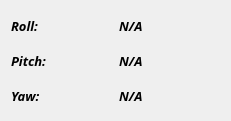
   <widget class="QWidget" name="telemetry_container_11" native="true">
    <property name="geometry">
     <rect>
      <x>520</x>
      <y>1750</y>
      <width>231</width>
      <height>121</height>
     </rect>
    </property>
    <property name="sizePolicy">
     <sizepolicy hsizetype="Expanding" vsizetype="Expanding">
      <horstretch>1</horstretch>
      <verstretch>1</verstretch>
     </sizepolicy>
    </property>
    <property name="styleSheet">
     <string notr="true"/>
    </property>
    <layout class="QGridLayout" name="gridLayout_16">
     <item row="0" column="0">
      <layout class="QVBoxLayout" name="simulation_panel_8" stretch="1">
       <property name="sizeConstraint">
        <enum>QLayout::SetMinimumSize</enum>
       </property>
       <item>
        <layout class="QHBoxLayout" name="horizontalLayout_18" stretch="0,0">
         <item>
          <layout class="QVBoxLayout" name="verticalLayout_25">
           <item>
            <widget class="QLabel" name="roll_2">
             <property name="sizePolicy">
              <sizepolicy hsizetype="Preferred" vsizetype="Preferred">
               <horstretch>0</horstretch>
               <verstretch>0</verstretch>
              </sizepolicy>
             </property>
             <property name="font">
              <font>
               <family>Sans Serif Collection</family>
               <pointsize>10</pointsize>
               <weight>75</weight>
               <italic>true</italic>
               <bold>true</bold>
              </font>
             </property>
             <property name="styleSheet">
              <string notr="true"/>
             </property>
             <property name="text">
              <string>Roll:</string>
             </property>
            </widget>
           </item>
           <item>
            <widget class="QLabel" name="mission_time_27">
             <property name="sizePolicy">
              <sizepolicy hsizetype="Preferred" vsizetype="Preferred">
               <horstretch>0</horstretch>
               <verstretch>0</verstretch>
              </sizepolicy>
             </property>
             <property name="font">
              <font>
               <family>Sans Serif Collection</family>
               <pointsize>10</pointsize>
               <weight>75</weight>
               <italic>true</italic>
               <bold>true</bold>
              </font>
             </property>
             <property name="styleSheet">
              <string notr="true"/>
             </property>
             <property name="text">
              <string>Pitch:</string>
             </property>
            </widget>
           </item>
           <item>
            <widget class="QLabel" name="mission_time_28">
             <property name="sizePolicy">
              <sizepolicy hsizetype="Preferred" vsizetype="Preferred">
               <horstretch>0</horstretch>
               <verstretch>0</verstretch>
              </sizepolicy>
             </property>
             <property name="font">
              <font>
               <family>Sans Serif Collection</family>
               <pointsize>10</pointsize>
               <weight>75</weight>
               <italic>true</italic>
               <bold>true</bold>
              </font>
             </property>
             <property name="styleSheet">
              <string notr="true"/>
             </property>
             <property name="text">
              <string>Yaw:</string>
             </property>
            </widget>
           </item>
          </layout>
         </item>
         <item>
          <layout class="QVBoxLayout" name="state_fields_8">
           <item>
            <widget class="QLabel" name="MISSION_TIME_11">
             <property name="font">
              <font>
               <family>Sans Serif Collection</family>
               <pointsize>10</pointsize>
               <weight>75</weight>
               <italic>true</italic>
               <bold>true</bold>
              </font>
             </property>
             <property name="text">
              <string>N/A</string>
             </property>
            </widget>
           </item>
           <item>
            <widget class="QLabel" name="MISSION_TIME_12">
             <property name="font">
              <font>
               <family>Sans Serif Collection</family>
               <pointsize>10</pointsize>
               <weight>75</weight>
               <italic>true</italic>
               <bold>true</bold>
              </font>
             </property>
             <property name="text">
              <string>N/A</string>
             </property>
            </widget>
           </item>
           <item>
            <widget class="QLabel" name="MISSION_TIME_15">
             <property name="font">
              <font>
               <family>Sans Serif Collection</family>
               <pointsize>10</pointsize>
               <weight>75</weight>
               <italic>true</italic>
               <bold>true</bold>
              </font>
             </property>
             <property name="text">
              <string>N/A</string>
             </property>
            </widget>
           </item>
          </layout>
         </item>
        </layout>
       </item>
      </layout>
     </item>
    </layout>
   </widget>
